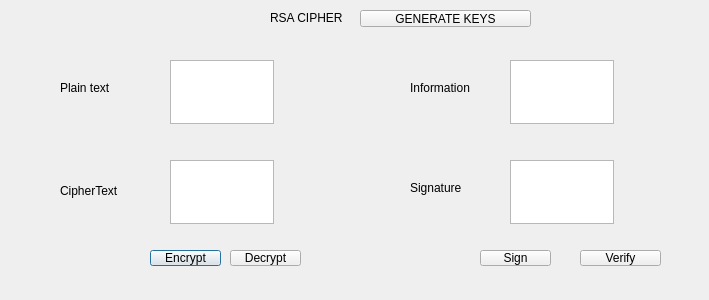
<?xml version="1.0" encoding="UTF-8"?>
<ui version="4.0">
 <class>Dialog</class>
 <widget class="QDialog" name="Dialog">
  <property name="geometry">
   <rect>
    <x>0</x>
    <y>0</y>
    <width>709</width>
    <height>300</height>
   </rect>
  </property>
  <property name="windowTitle">
   <string>Dialog</string>
  </property>
  <widget class="QTextEdit" name="txtPlaintext">
   <property name="geometry">
    <rect>
     <x>170</x>
     <y>60</y>
     <width>104</width>
     <height>64</height>
    </rect>
   </property>
  </widget>
  <widget class="QPushButton" name="btnEncrypt">
   <property name="geometry">
    <rect>
     <x>150</x>
     <y>250</y>
     <width>71</width>
     <height>16</height>
    </rect>
   </property>
   <property name="text">
    <string>Encrypt</string>
   </property>
  </widget>
  <widget class="QPushButton" name="btnDecrypt">
   <property name="geometry">
    <rect>
     <x>230</x>
     <y>250</y>
     <width>71</width>
     <height>16</height>
    </rect>
   </property>
   <property name="text">
    <string>Decrypt</string>
   </property>
  </widget>
  <widget class="QTextEdit" name="txtResult">
   <property name="geometry">
    <rect>
     <x>170</x>
     <y>160</y>
     <width>104</width>
     <height>64</height>
    </rect>
   </property>
  </widget>
  <widget class="QLabel" name="label">
   <property name="geometry">
    <rect>
     <x>60</x>
     <y>80</y>
     <width>91</width>
     <height>16</height>
    </rect>
   </property>
   <property name="text">
    <string>Plain text</string>
   </property>
  </widget>
  <widget class="QLabel" name="label_2">
   <property name="geometry">
    <rect>
     <x>410</x>
     <y>80</y>
     <width>81</width>
     <height>16</height>
    </rect>
   </property>
   <property name="text">
    <string>Information</string>
   </property>
  </widget>
  <widget class="QLabel" name="label_3">
   <property name="geometry">
    <rect>
     <x>60</x>
     <y>180</y>
     <width>101</width>
     <height>21</height>
    </rect>
   </property>
   <property name="text">
    <string>CipherText</string>
   </property>
  </widget>
  <widget class="QTextEdit" name="txtInfo">
   <property name="geometry">
    <rect>
     <x>510</x>
     <y>60</y>
     <width>104</width>
     <height>64</height>
    </rect>
   </property>
  </widget>
  <widget class="QTextEdit" name="txtSignature">
   <property name="geometry">
    <rect>
     <x>510</x>
     <y>160</y>
     <width>104</width>
     <height>64</height>
    </rect>
   </property>
  </widget>
  <widget class="QPushButton" name="btnSign">
   <property name="geometry">
    <rect>
     <x>480</x>
     <y>250</y>
     <width>71</width>
     <height>16</height>
    </rect>
   </property>
   <property name="text">
    <string>Sign</string>
   </property>
  </widget>
  <widget class="QPushButton" name="btnVerify">
   <property name="geometry">
    <rect>
     <x>580</x>
     <y>250</y>
     <width>81</width>
     <height>16</height>
    </rect>
   </property>
   <property name="text">
    <string>Verify</string>
   </property>
  </widget>
  <widget class="QLabel" name="label_4">
   <property name="geometry">
    <rect>
     <x>410</x>
     <y>180</y>
     <width>81</width>
     <height>16</height>
    </rect>
   </property>
   <property name="text">
    <string>Signature</string>
   </property>
  </widget>
  <widget class="QLabel" name="label_5">
   <property name="geometry">
    <rect>
     <x>270</x>
     <y>10</y>
     <width>91</width>
     <height>16</height>
    </rect>
   </property>
   <property name="text">
    <string>RSA CIPHER</string>
   </property>
  </widget>
  <widget class="QPushButton" name="btnGenerate">
   <property name="geometry">
    <rect>
     <x>360</x>
     <y>10</y>
     <width>171</width>
     <height>17</height>
    </rect>
   </property>
   <property name="text">
    <string>GENERATE KEYS</string>
   </property>
  </widget>
 </widget>
 <resources/>
 <connections/>
</ui>
